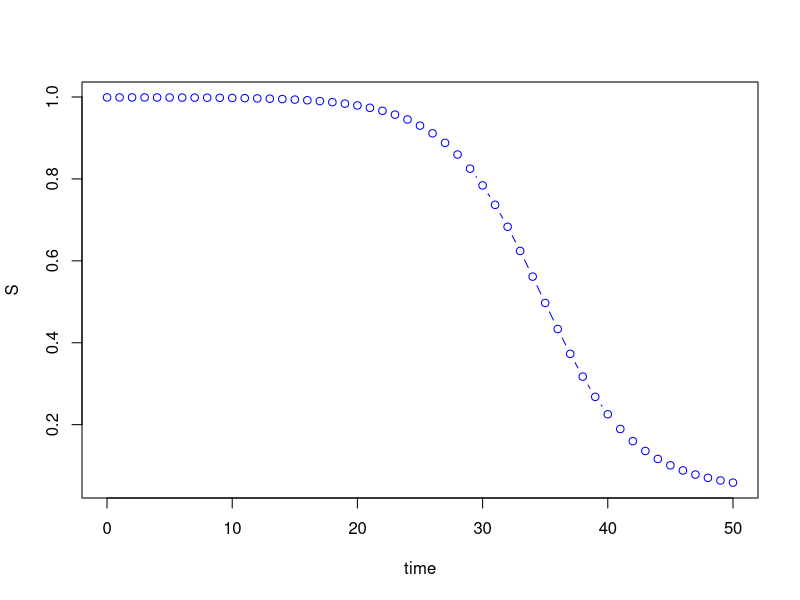
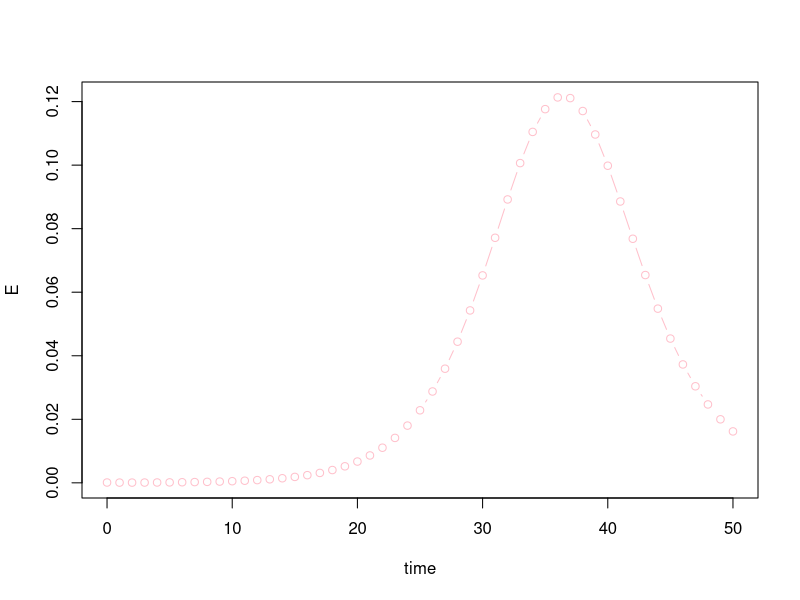
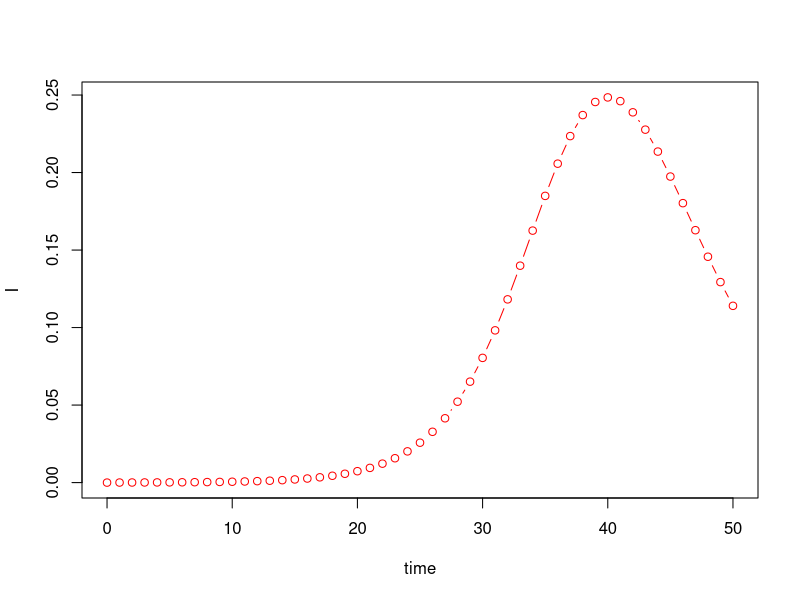
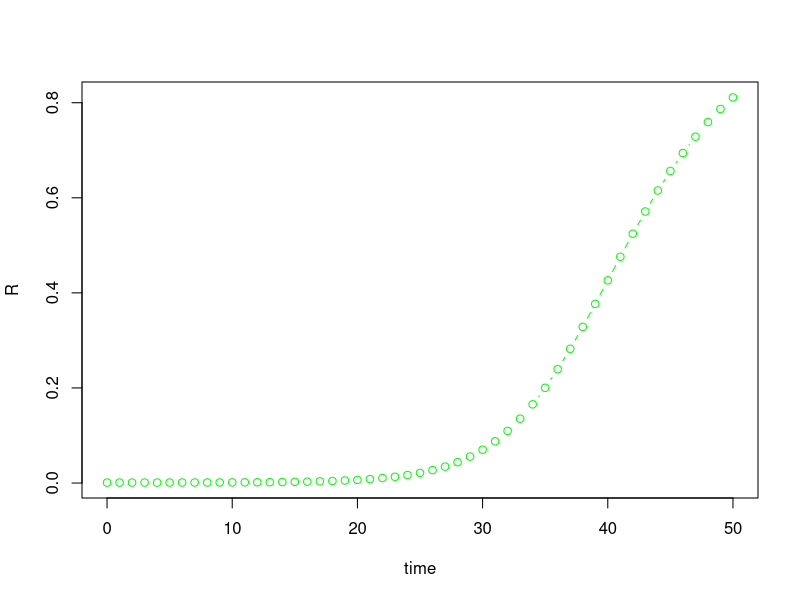
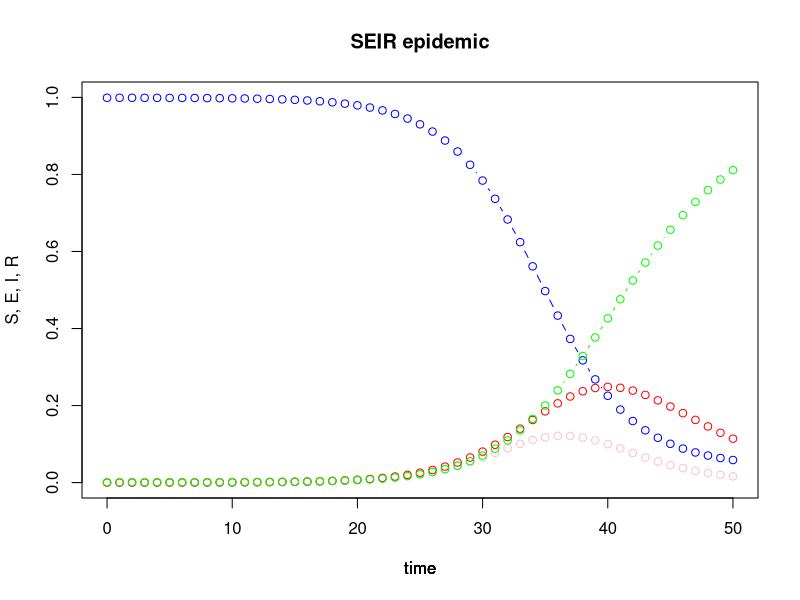

R code for these plots, in order:
## ---- chunk 1
#Load add-on packages - deSolve - contains lsoda function - differential equation solver.
#install.packages("deSolve")
library (deSolve) 
## ---- chunk 2
#Function to compute derivatives of the differential equations.
seir_model = function (current_timepoint, state_values, parameters)
{
  # create state variables (local variables)
  S = state_values [1]        # susceptibles
  E = state_values [2]        # exposed
  I = state_values [3]        # infectious
  R = state_values [4]        # recovered
  
  with ( 
    as.list (parameters),     # variable names within parameters can be used 
         {
           # compute derivatives
           dS = (-beta * S * I)
           dE = (beta * S * I) - (delta * E)
           dI = (delta * E) - (gamma * I)
           dR = (gamma * I)
           
           # combine results
           results = c (dS, dE, dI, dR)
           list (results)
         }
    )
}
## ---- chunk 3
#Parameters
contact_rate = 10                     # number of contacts per day
transmission_probability = 0.07       # transmission probability
infectious_period = 5                 # infectious period
latent_period = 2                     # latent period
## ---- chunk 4
#Compute values of beta (tranmission rate) and gamma (recovery rate).
beta_value = contact_rate * transmission_probability
gamma_value = 1 / infectious_period
delta_value = 1 / latent_period
## ---- chunk 5
#Compute Ro - Reproductive number.
Ro = beta_value / gamma_value
## ---- chunk 6
#Disease dynamics parameters.
parameter_list = c (beta = beta_value, gamma = gamma_value, delta = delta_value)
## ---- chunk 7
#Initial values for sub-populations.
W = 9990        # susceptible hosts
X = 1           # infectious hosts
Y = 0           # recovered hosts
Z = 9           # exposed hosts
## ---- chunk 8
#Compute total population.
N = W + X + Y + Z
## ---- chunk 9
#Initial state values for the differential equations.
initial_values = c (S = W/N, E = X/N, I = Y/N, R = Z/N)
## ---- chunk 10
#Output timepoints.
timepoints = seq (0, 50, by=1)
## ---- chunk 11
#Simulate the SEIR epidemic.
output = lsoda (initial_values, timepoints, seir_model, parameter_list)
## ---- chunk 12
#Plot dynamics of Susceptibles sub-population.
plot (S ~ time, data = output, type='b', col = 'blue')   
## ---- chunk 13
#population
plot (E ~ time, data = output, type='b', col = 'pink')  
## ---- chunk 14
#Plot dynamics of Infectious sub-population.
plot (I ~ time, data = output, type='b', col = 'red') 
## ---- chunk 15
#Plot dynamics of Recovered sub-population.
plot (R ~ time, data = output, type='b', col = 'green')  
## ---- chunk 16
#Plot dynamics of Susceptibles, Exposed, Infectious and Recovered sub-populations in the same plot.
# susceptible hosts over time
plot (S ~ time, data = output, type='b', ylim = c(0,1), col = 'blue', ylab = 'S, E, I, R', main = 'SEIR epidemic') 

# remain on same frame
par (new = TRUE)    

# exposed hosts over time
plot (E ~ time, data = output, type='b', ylim = c(0,1), col = 'pink', ylab = '', axes = FALSE)

# remain on same frame
par (new = TRUE) 

# infectious hosts over time
plot (I ~ time, data = output, type='b', ylim = c(0,1), col = 'red', ylab = '', axes = FALSE) 

# remain on same frame
par (new = TRUE)  

# recovered hosts over time
plot (R ~ time, data = output, type='b', ylim = c(0,1), col = 'green', ylab = '', axes = FALSE)
